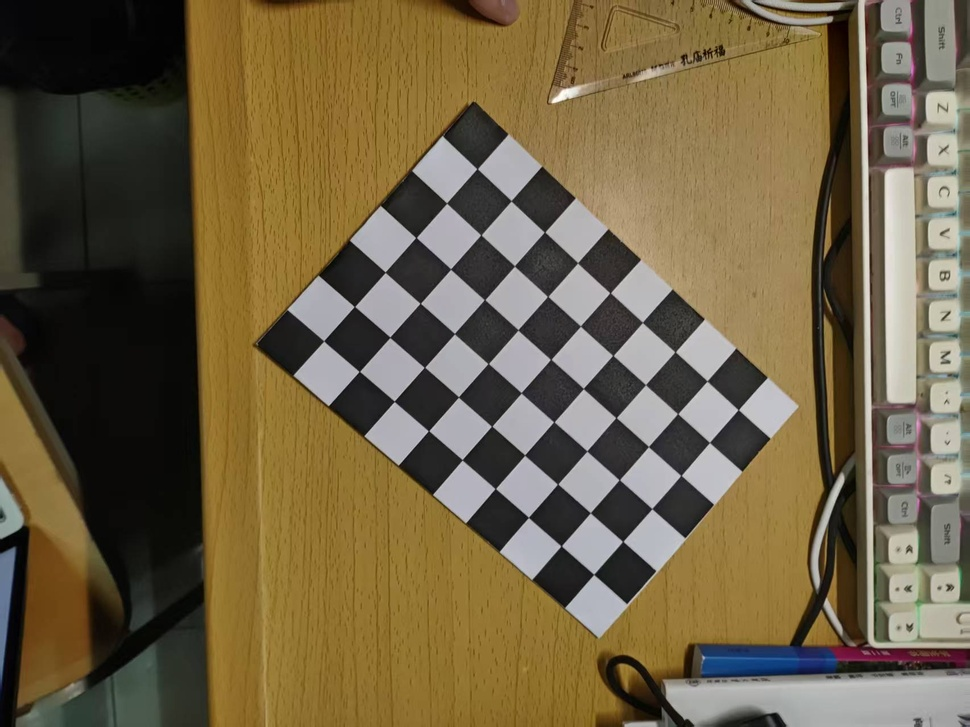
#> input picture homework12/imgs/02070661885bfc15ade34a77097edc88.jpg, 970 x 727 px, shrunk from 1706 x 1279 before the run; its folder holds only this picture in this run
$ python 12.1.py
#> lines starting #> are read from the running program, lines starting #| are printed output that depends on the picture; after the words box and inside, x2 and y2 are one past the last pixel; in counts of white or black regions, pixels touching at a corner belong together; long printed decimals are rounded
import cv2
import numpy as np
import matplotlib.pyplot as plt
import os

import matplotlib.pyplot as plt
plt.rcParams["font.family"] = ["SimHei", "WenQuanYi Micro Hei", "Heiti TC"]
plt.rcParams["axes.unicode_minus"] = False


# ===================== 1. 实验参数配置（报告必填） =====================
# 棋盘格内角点 9列×6行
CHESSBOARD_W = 9
CHESSBOARD_H = 6
# 方格实际尺寸 mm
SQUARE_SIZE = 22
# 图片文件夹
IMG_PATH = "./imgs"
# 输出文件夹
OUT_PATH = "./output"
os.makedirs(OUT_PATH, exist_ok=True)

# 构建棋盘格三维世界坐标（标定板坐标系Z=0）
objp = np.zeros((CHESSBOARD_W * CHESSBOARD_H, 3), np.float32)
objp[:, :2] = np.mgrid[0:CHESSBOARD_W, 0:CHESSBOARD_H].T.reshape(-1, 2)
objp = objp * SQUARE_SIZE

# 存储所有图片的3D点、2D角点
obj_points = []
img_points = []
img_list = []

# ===================== 2. 遍历图片+检测角点+亚像素优化 =====================
# 亚像素迭代终止条件
criteria = (cv2.TERM_CRITERIA_EPS + cv2.TERM_CRITERIA_MAX_ITER, 30, 0.001)

# 读取所有图片
for fname in os.listdir(IMG_PATH):
    if fname.endswith((".jpg", ".png", ".jpeg")):
        full_path = os.path.join(IMG_PATH, fname)
        img = cv2.imread(full_path)
#> img is the input picture: shape (727, 970, 3); mean B, G, R 68.9, 97.4, 111.4
        if img is None:
            continue
        gray = cv2.cvtColor(img, cv2.COLOR_BGR2GRAY)
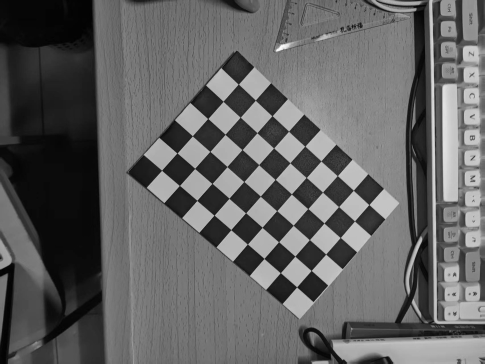
#> gray: shape (727, 970) (shown at 1/2 size); min 0, max 254, mean 98.4
        img_list.append((fname, img, gray))

        # 检测棋盘内角点
        ret, corners = cv2.findChessboardCorners(gray, (CHESSBOARD_W, CHESSBOARD_H))
#> ret = True; corners = 54 rows, first 8: [477.4, 168.7], [511.2, 200.9], [544.5, 232.1], [577.6, 262.8], [610.1, 292.8], [642.4, 322.3], [675, 351.9], [707, 381.1]
        if ret:
            obj_points.append(objp)
            # 亚像素精度优化角点
            corners_sub = cv2.cornerSubPix(gray, corners, (11, 11), (-1, -1), criteria)
#> corners_sub = 54 rows, first 8: [477.1, 168.7], [511.1, 200.8], [544.5, 232], [577.6, 262.8], [610.1, 292.8], [642.4, 322.4], [675.1, 351.8], [707.1, 381]
            img_points.append(corners_sub)

            # 绘制并保存角点图（报告需要2张以上角点检测图）
            draw_img = img.copy()
            cv2.drawChessboardCorners(draw_img, (CHESSBOARD_W, CHESSBOARD_H), corners_sub, ret)
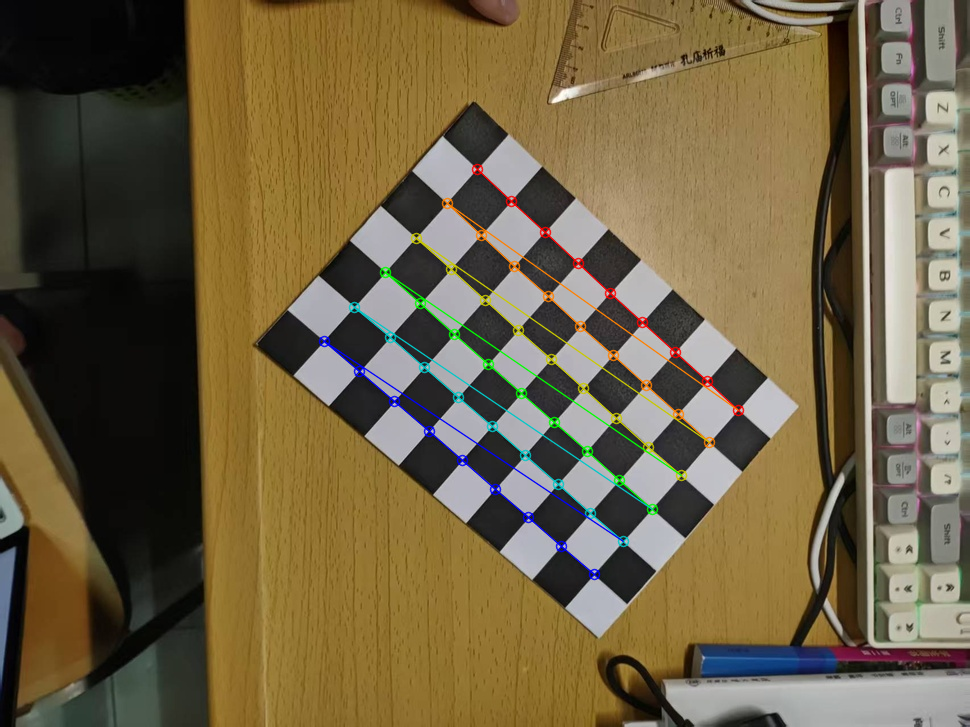
#> draw_img: shape (727, 970, 3); 1.93% of pixels changed, all inside (x1, y1, x2, y2) = (318, 163, 745, 581)
            cv2.imwrite(os.path.join(OUT_PATH, f"corner_{fname}"), draw_img)
            print(f"成功检测角点：{fname}")
        else:
            print(f"角点检测失败：{fname}")

if len(obj_points) == 0:
    raise Exception("无有效标定图片，请重新拍摄棋盘格")

# ===================== 3. 相机标定，求解内参、畸变、外参、重投影误差 =====================
gray_shape = img_list[0][2].shape[::-1]
# 标定核心函数
ret_error, K, D, rvecs, tvecs = cv2.calibrateCamera(
    obj_points, img_points, gray_shape, None, None
)
#> ret_error = 0.165; K = [[762.1, 0, 508.2], [0, 760.8, 373.2], [0, 0, 1]]; D = [[0.119, 3.15, 0.00258, 0.00863, -36.1]]; rvecs = ([0.0231, -0.129, 0.725],); tvecs = ([-15.04, -97.8, 367],)

# 打印标定核心结果（报告直接复制）
print("="*50)
print("相机内参矩阵 K：")
print(K)
#| [[762.141   0.         508.158]
#|  [  0.         760.783 373.215]
#|  [  0.           0.           1.        ]]
print("\n畸变系数 D [k1,k2,p1,p2,k3]：")
print(D.ravel())
#| [ 1.19339105e-01  3.14703971e+00  2.58157054e-03  8.63487448e-03
#|  -3.61010669e+01]
print(f"\n平均重投影误差：{ret_error:.4f} 像素")
#| 平均重投影误差：0.1653 像素
print("="*50)

# 保存参数到txt，方便写报告
with open(os.path.join(OUT_PATH, "calib_result.txt"), "w", encoding="utf-8") as f:
    f.write(f"棋盘格内角点：{CHESSBOARD_W}×{CHESSBOARD_H}\n")
    f.write(f"方格边长：{SQUARE_SIZE} mm\n")
    f.write(f"图像分辨率：{gray_shape[0]} × {gray_shape[1]}\n")
    f.write("相机内参矩阵 K:\n")
    f.write(str(K) + "\n")
    f.write("畸变系数 D [k1,k2,p1,p2,k3]:\n")
    f.write(str(D.ravel()) + "\n")
    f.write(f"平均重投影误差：{ret_error:.4f} px\n")

# ===================== 4. 图像去畸变 undistort，原图与校正图对比 =====================
# 取第一张有效图片做去畸变演示
demo_img = img_list[0][1]
h, w = demo_img.shape[:2]
# 优化相机矩阵（裁剪黑边）
new_K, roi = cv2.getOptimalNewCameraMatrix(K, D, (w, h), 1, (w, h))
#> new_K = [[762.1, 0, 508.2], [0, 760.8, 373.2], [0, 0, 1]]; roi = (0, 0, 969, 726)
# 去畸变
undist_img = cv2.undistort(demo_img, K, D, None, new_K)
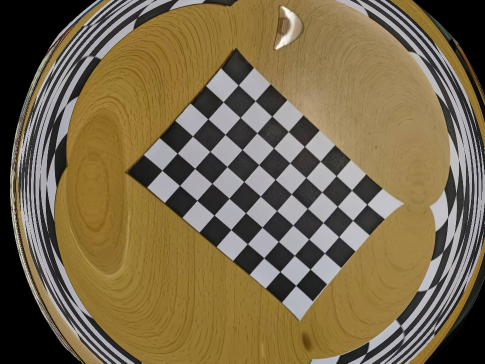
#> undist_img: shape (727, 970, 3) (shown at 1/2 size); mean B, G, R 75.1, 104.6, 119.8
# 裁剪无效黑边
x, y, w_valid, h_valid = roi
#> x = 0; y = 0; w_valid = 969; h_valid = 726
undist_img_crop = undist_img[y:y+h_valid, x:x+w_valid]
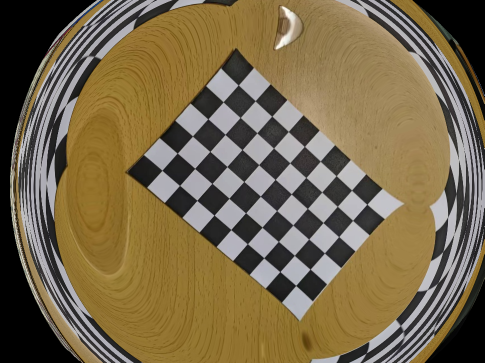
#> undist_img_crop: shape (726, 969, 3) (shown at 1/2 size); mean B, G, R 75.1, 104.7, 119.9

# 保存原图、去畸变图
cv2.imwrite(os.path.join(OUT_PATH, "origin_demo.jpg"), demo_img)
cv2.imwrite(os.path.join(OUT_PATH, "undist_demo.jpg"), undist_img_crop)

# matplotlib绘制对比图（可直接放进实验报告）
plt.figure(figsize=(12, 6))
plt.subplot(1, 2, 1)
plt.title("原始图像")
plt.imshow(cv2.cvtColor(demo_img, cv2.COLOR_BGR2RGB))
plt.axis("off")

plt.subplot(1, 2, 2)
plt.title("去畸变校正图像")
plt.imshow(cv2.cvtColor(undist_img_crop, cv2.COLOR_BGR2RGB))
plt.axis("off")

plt.savefig(os.path.join(OUT_PATH, "compare_undist.png"), dpi=150, bbox_inches="tight")
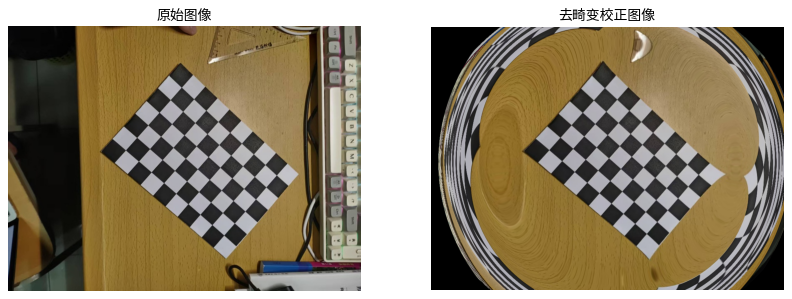
#> figure drawn by matplotlib, 2 panels
plt.show()

$ run again, on homework12/imgs/8f9a4220c4c4691e3a2dc75300deeec8.jpg
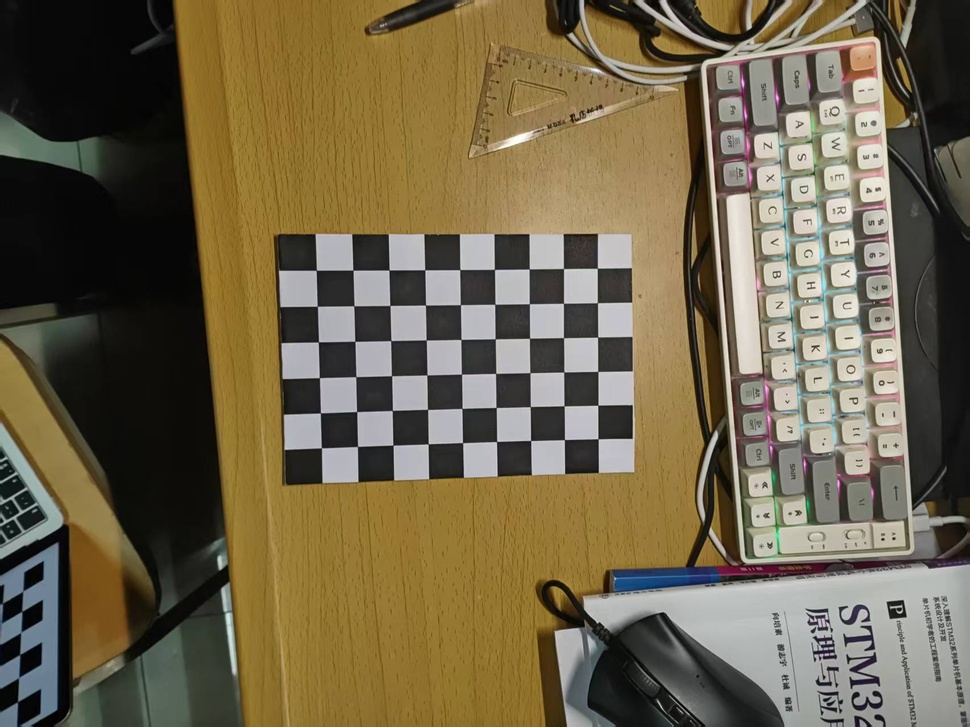
#> input picture homework12/imgs/8f9a4220c4c4691e3a2dc75300deeec8.jpg, 970 x 727 px, shrunk from 1706 x 1279 before the run
#> img is the input picture: shape (727, 970, 3); mean B, G, R 74.7, 100.3, 111.8
#> ret = True; corners = 54 rows, first 8: [316.3, 270.3], [353, 270.2], [389, 270], [424.7, 269.7], [459.8, 269.5], [494.5, 269.4], [529.3, 268.8], [563.5, 268.5]
#> corners_sub = 54 rows, first 8: [316.3, 270.3], [352.9, 270.2], [389, 270], [424.7, 269.8], [459.7, 269.6], [494.4, 269.4], [529.2, 269], [563.5, 268.5]
#> draw_img: shape (727, 970, 3); 1.88% of pixels changed, all inside (x1, y1, x2, y2) = (310, 262, 605, 455)
#> ret_error = 0.129; K = [[548.2, 0, 461.7], [0, 546.5, 362.1], [0, 0, 1]]; D = [[0.0553, 2.23, 0.00443, 0.000268, -20.59]]; rvecs = ([0.0588, -0.0825, -0.0184],); tvecs = ([-88.89, -56.43, 337.2],)
#| [[548.171   0.         461.681]
#|  [  0.         546.467 362.074]
#|  [  0.           0.           1.        ]]
#| [ 5.52753129e-02  2.22608334e+00  4.43411961e-03  2.67794153e-04
#|  -2.05909939e+01]
#| 平均重投影误差：0.1285 像素
#> new_K = [[548.2, 0, 461.7], [0, 546.5, 362.1], [0, 0, 1]]; roi = (0, 0, 969, 726)
#> `undist_img = cv2.undistort(demo_img, K, D, None, new_K)`:
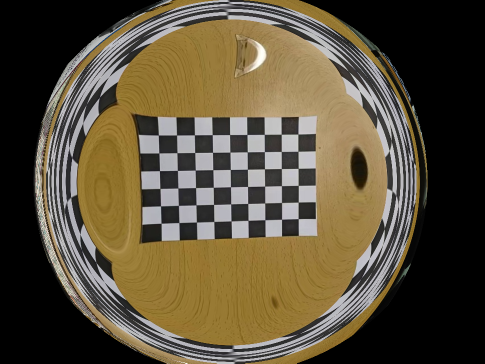
#> undist_img: shape (727, 970, 3) (shown at 1/2 size); mean B, G, R 58.9, 79.9, 90.2
#> x = 0; w_valid = 969; h_valid = 726
#> `plt.savefig(os.path.join(OUT_PATH, "compare_undist.png"), dpi=150, bbo..`:
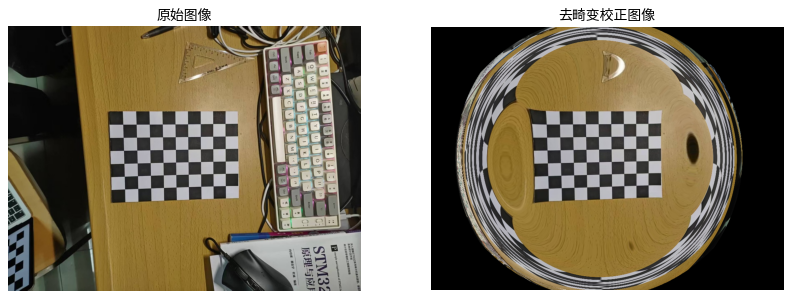
#> figure drawn by matplotlib, 2 panels

$ run again, on homework12/imgs/92009bf2ebdacb54c83f829ac2571494.jpg
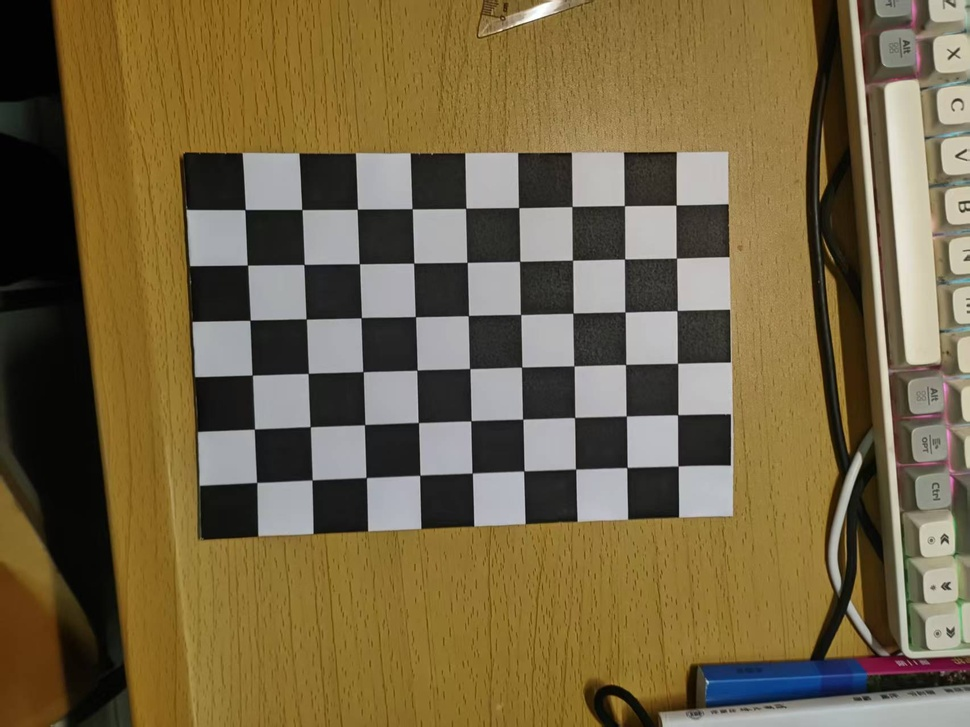
#> input picture homework12/imgs/92009bf2ebdacb54c83f829ac2571494.jpg, 970 x 727 px, shrunk from 1706 x 1279 before the run
#> img is the input picture: shape (727, 970, 3); mean B, G, R 68.4, 100.7, 116
#> ret = True; corners = 54 rows, first 8: [245.1, 209.6], [302, 209.5], [357.2, 209.2], [412, 208.7], [465.8, 208.3], [518.9, 207.6], [572.1, 206.5], [624.5, 205.6]
#> corners_sub = 54 rows, first 8: [245.1, 209.6], [301.8, 209.5], [357.3, 209.2], [412.2, 208.7], [465.7, 208.3], [518.7, 207.6], [572, 206.5], [624.4, 205.7]
#> draw_img: shape (727, 970, 3); 2.6% of pixels changed, all inside (x1, y1, x2, y2) = (239, 199, 685, 489)
#> ret_error = 0.233; K = [[383.6, 0, 458.8], [0, 383.6, 350.4], [0, 0, 1]]; D = [[0.0231, 0.104, 0.000773, -0.000826, -0.221]]; rvecs = ([0.0331, -0.0406, -0.0255],); tvecs = ([-85.05, -56.08, 154.6],)
#| [[383.603   0.         458.849]
#|  [  0.         383.579 350.353]
#|  [  0.           0.           1.        ]]
#| [ 0.0231  0.1037  0.000773 -0.0008255  -0.2211]
#| 平均重投影误差：0.2328 像素
#> new_K = [[383.6, 0, 458.8], [0, 262.7, 468.7], [0, 0, 1]]; roi = (0, 229, 969, 497)
#> `undist_img = cv2.undistort(demo_img, K, D, None, new_K)`:
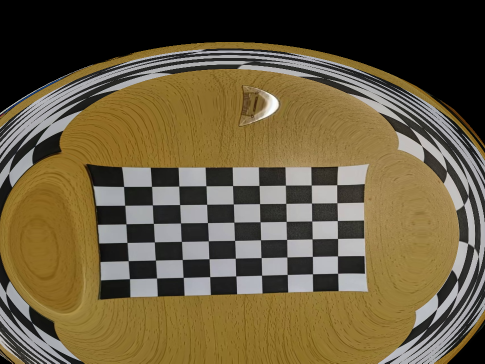
#> undist_img: shape (727, 970, 3) (shown at 1/2 size); mean B, G, R 62.2, 90.3, 103.3
#> x = 0; y = 229; w_valid = 969; h_valid = 497
#> `plt.savefig(os.path.join(OUT_PATH, "compare_undist.png"), dpi=150, bbo..`:
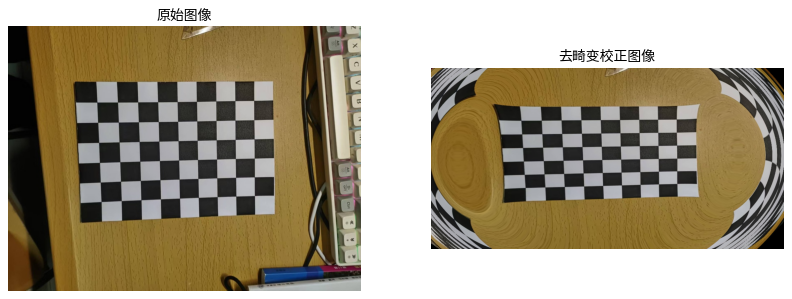
#> figure drawn by matplotlib, 2 panels
